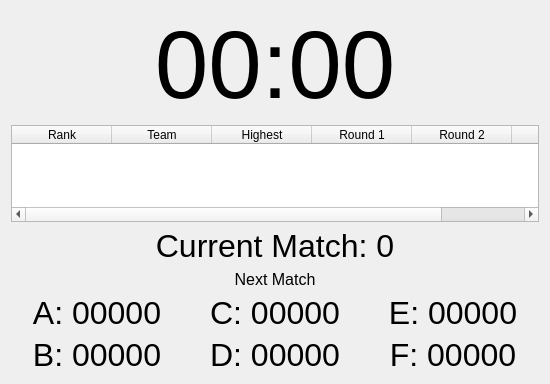
<?xml version="1.0" encoding="UTF-8"?>
<ui version="4.0">
 <class>MainWindow</class>
 <widget class="QMainWindow" name="MainWindow">
  <property name="geometry">
   <rect>
    <x>0</x>
    <y>0</y>
    <width>550</width>
    <height>384</height>
   </rect>
  </property>
  <property name="windowTitle">
   <string>MainWindow</string>
  </property>
  <widget class="QWidget" name="centralWidget">
   <layout class="QVBoxLayout" name="verticalLayout">
    <item>
     <widget class="QLabel" name="timer_label">
      <property name="font">
       <font>
        <pointsize>72</pointsize>
       </font>
      </property>
      <property name="text">
       <string>00:00</string>
      </property>
      <property name="alignment">
       <set>Qt::AlignCenter</set>
      </property>
     </widget>
    </item>
    <item>
     <widget class="QTableWidget" name="tableWidget">
      <property name="styleSheet">
       <string notr="true">QHeaderView, QHeaderView::section
{
background-color:white;
font-size:24px;
};</string>
      </property>
      <column>
       <property name="text">
        <string>Rank</string>
       </property>
       <property name="background">
        <color>
         <red>0</red>
         <green>0</green>
         <blue>0</blue>
        </color>
       </property>
      </column>
      <column>
       <property name="text">
        <string>Team</string>
       </property>
      </column>
      <column>
       <property name="text">
        <string>Highest</string>
       </property>
      </column>
      <column>
       <property name="text">
        <string>Round 1</string>
       </property>
      </column>
      <column>
       <property name="text">
        <string>Round 2</string>
       </property>
      </column>
      <column>
       <property name="text">
        <string>Round 3</string>
       </property>
      </column>
     </widget>
    </item>
    <item>
     <widget class="QLabel" name="currentMatch_label">
      <property name="font">
       <font>
        <pointsize>24</pointsize>
       </font>
      </property>
      <property name="text">
       <string>Current Match: 0</string>
      </property>
      <property name="alignment">
       <set>Qt::AlignCenter</set>
      </property>
     </widget>
    </item>
    <item>
     <widget class="QLabel" name="label_8">
      <property name="font">
       <font>
        <pointsize>12</pointsize>
       </font>
      </property>
      <property name="text">
       <string>Next Match</string>
      </property>
      <property name="alignment">
       <set>Qt::AlignCenter</set>
      </property>
     </widget>
    </item>
    <item>
     <layout class="QHBoxLayout" name="horizontalLayout">
      <item>
       <layout class="QVBoxLayout" name="verticalLayout_2">
        <item>
         <widget class="QLabel" name="next_A_label">
          <property name="font">
           <font>
            <pointsize>24</pointsize>
           </font>
          </property>
          <property name="text">
           <string>A: 00000</string>
          </property>
          <property name="alignment">
           <set>Qt::AlignCenter</set>
          </property>
         </widget>
        </item>
        <item>
         <widget class="QLabel" name="next_B_label">
          <property name="font">
           <font>
            <pointsize>24</pointsize>
           </font>
          </property>
          <property name="text">
           <string>B: 00000</string>
          </property>
          <property name="alignment">
           <set>Qt::AlignCenter</set>
          </property>
         </widget>
        </item>
       </layout>
      </item>
      <item>
       <layout class="QVBoxLayout" name="verticalLayout_3">
        <item>
         <widget class="QLabel" name="next_C_label">
          <property name="font">
           <font>
            <pointsize>24</pointsize>
           </font>
          </property>
          <property name="text">
           <string>C: 00000</string>
          </property>
          <property name="alignment">
           <set>Qt::AlignCenter</set>
          </property>
         </widget>
        </item>
        <item>
         <widget class="QLabel" name="next_D_label">
          <property name="font">
           <font>
            <pointsize>24</pointsize>
           </font>
          </property>
          <property name="text">
           <string>D: 00000</string>
          </property>
          <property name="alignment">
           <set>Qt::AlignCenter</set>
          </property>
         </widget>
        </item>
       </layout>
      </item>
      <item>
       <layout class="QVBoxLayout" name="verticalLayout_4">
        <item>
         <widget class="QLabel" name="next_E_label">
          <property name="font">
           <font>
            <pointsize>24</pointsize>
           </font>
          </property>
          <property name="text">
           <string>E: 00000</string>
          </property>
          <property name="alignment">
           <set>Qt::AlignCenter</set>
          </property>
         </widget>
        </item>
        <item>
         <widget class="QLabel" name="next_F_label">
          <property name="font">
           <font>
            <pointsize>24</pointsize>
           </font>
          </property>
          <property name="text">
           <string>F: 00000</string>
          </property>
          <property name="alignment">
           <set>Qt::AlignCenter</set>
          </property>
         </widget>
        </item>
       </layout>
      </item>
     </layout>
    </item>
   </layout>
  </widget>
 </widget>
 <layoutdefault spacing="6" margin="11"/>
 <resources/>
 <connections/>
</ui>
